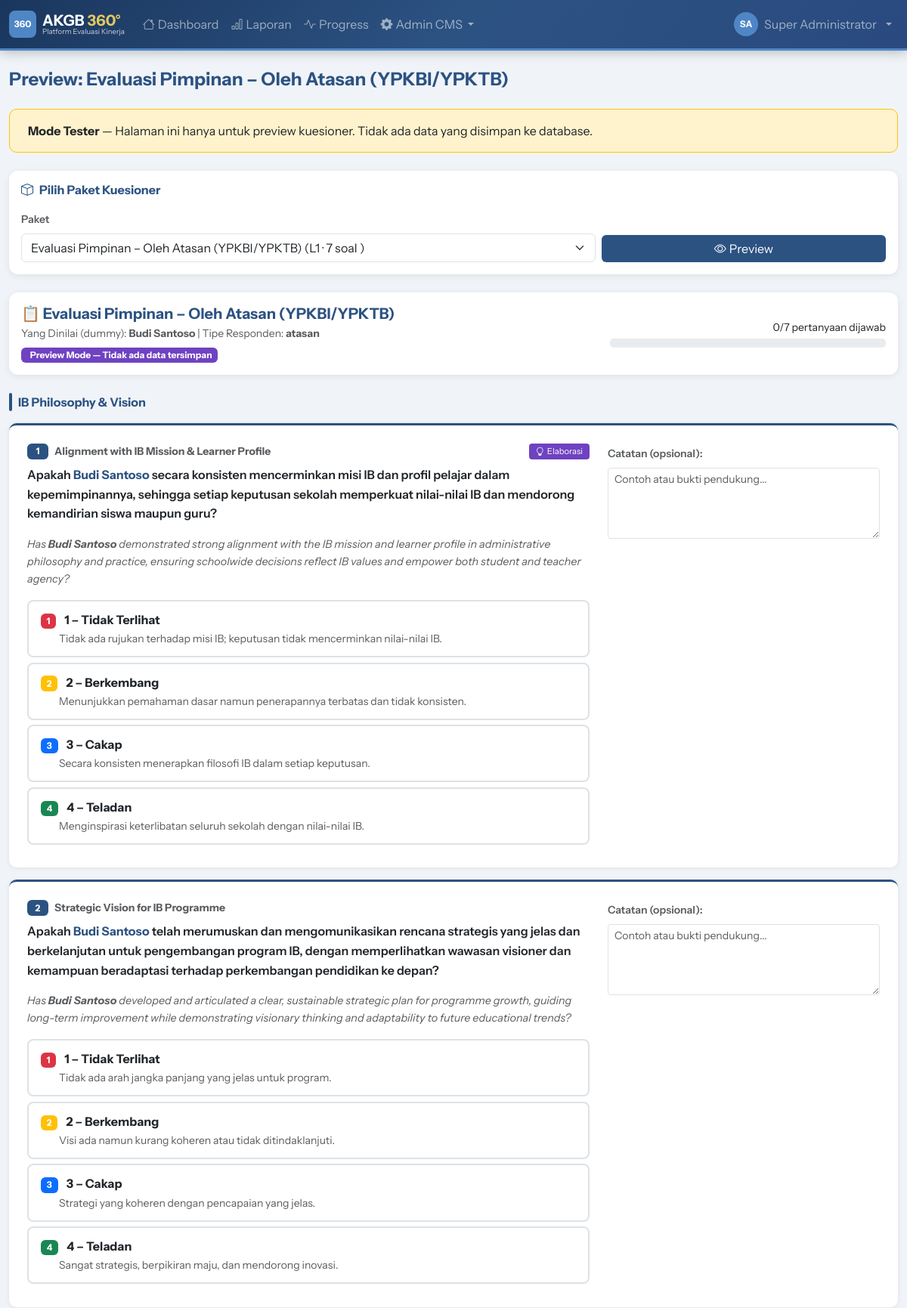
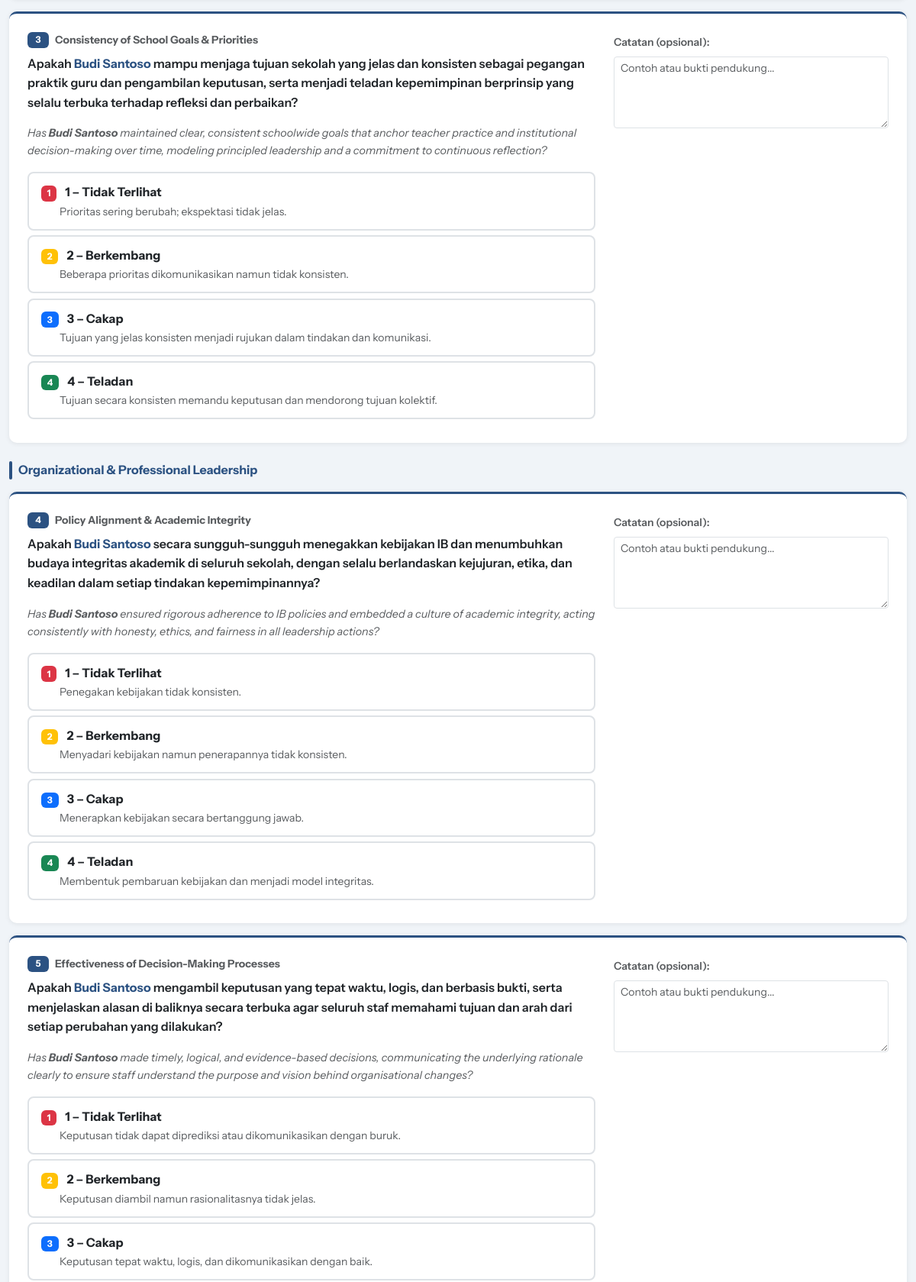
Page /demo/tester/index.php?pkg=1 (signed in, upper part) on the committed database (2 pictures, top to bottom).
### tables this page shows
CREATE TABLE `packages` (
  `id` int NOT NULL AUTO_INCREMENT,
  `code` varchar(20) NOT NULL,
  `name` varchar(200) NOT NULL,
  `eval_type_id` int NOT NULL,
  `period_id` int DEFAULT NULL COMMENT 'NULL = template global, ada nilai = terikat periode',
  `respondent_type` varchar(50) NOT NULL,
  `description` text,
  `is_self_reflection` tinyint(1) DEFAULT '0',
  `question_lang` enum('both','id','en') NOT NULL DEFAULT 'both',
  PRIMARY KEY (`id`),
  KEY `eval_type_id` (`eval_type_id`),
  KEY `period_id` (`period_id`),
  CONSTRAINT `packages_ibfk_1` FOREIGN KEY (`eval_type_id`) REFERENCES `eval_types` (`id`),
  CONSTRAINT `packages_ibfk_2` FOREIGN KEY (`period_id`) REFERENCES `eval_periods` (`id`) ON DELETE SET NULL
);

CREATE TABLE `package_questions` (
  `id` int NOT NULL AUTO_INCREMENT,
  `package_id` int NOT NULL,
  `question_id` int NOT NULL,
  `question_id_text_override` text COMMENT 'Override teks ID untuk paket ini (NULL = pakai master)',
  `question_en_text_override` text COMMENT 'Override teks EN untuk paket ini (NULL = pakai master)',
  `order_num` int DEFAULT '0',
  PRIMARY KEY (`id`),
  KEY `package_id` (`package_id`),
  KEY `question_id` (`question_id`),
  CONSTRAINT `package_questions_ibfk_1` FOREIGN KEY (`package_id`) REFERENCES `packages` (`id`) ON DELETE CASCADE,
  CONSTRAINT `package_questions_ibfk_2` FOREIGN KEY (`question_id`) REFERENCES `questions` (`id`)
);

CREATE TABLE `standards` (
  `id` int NOT NULL AUTO_INCREMENT,
  `domain_id` int NOT NULL,
  `name` varchar(250) NOT NULL,
  `description` text,
  `extended_description` text,
  `elaboration_id` text,
  `elaboration_en` text,
  `order_num` int DEFAULT '0',
  PRIMARY KEY (`id`),
  KEY `domain_id` (`domain_id`),
  CONSTRAINT `standards_ibfk_1` FOREIGN KEY (`domain_id`) REFERENCES `domains` (`id`)
);

CREATE TABLE `questions` (
  `id` int NOT NULL AUTO_INCREMENT,
  `standard_id` int NOT NULL,
  `question_id_text` text NOT NULL,
  `question_en_text` text NOT NULL,
  PRIMARY KEY (`id`),
  KEY `standard_id` (`standard_id`),
  CONSTRAINT `questions_ibfk_1` FOREIGN KEY (`standard_id`) REFERENCES `standards` (`id`)
);

CREATE TABLE `grade_descriptors` (
  `id` int NOT NULL AUTO_INCREMENT,
  `question_id` int NOT NULL,
  `grade` tinyint NOT NULL,
  `label_id` varchar(60) DEFAULT NULL,
  `label_en` varchar(60) DEFAULT NULL,
  `description_id` text,
  `description_en` text,
  PRIMARY KEY (`id`),
  KEY `question_id` (`question_id`),
  CONSTRAINT `grade_descriptors_ibfk_1` FOREIGN KEY (`question_id`) REFERENCES `questions` (`id`) ON DELETE CASCADE
);

### public_html/demo/tester/index.php (the view, shortened to what the rows shown need)
<?php
require_once __DIR__ . '/../includes/db.php';
require_once __DIR__ . '/../includes/functions.php';
require_once __DIR__ . '/../includes/layout.php';
$selectedPkgId = (int)($_GET['pkg'] ?? 0);
$selectedPkg   = null;
$questions     = [];
$descriptors   = [];
$byDomain      = [];
if ($selectedPkgId) {
    $selectedPkg = Database::fetchOne(
        "SELECT * FROM packages WHERE id = ?",
        [$selectedPkgId]
    );
    if ($selectedPkg) {
        $questions = Database::fetchAll("
            SELECT q.id,
                   COALESCE(pq.question_id_text_override, q.question_id_text) as question_id_text,
                   COALESCE(pq.question_en_text_override,  q.question_en_text)  as question_en_text,
                   s.name as standard_name, s.elaboration_id, s.elaboration_en,
                   d.name as domain_name, d.code as domain_code,
                   pq.order_num
            FROM package_questions pq
            JOIN questions q ON pq.question_id = q.id
            JOIN standards s ON q.standard_id = s.id
            JOIN domains d ON s.domain_id = d.id
            WHERE pq.package_id = ?
            ORDER BY pq.order_num
        ", [$selectedPkgId]);
        if (!empty($questions)) {
            $qIds = implode(',', array_column($questions, 'id'));
            $rows = Database::fetchAll(
                "SELECT * FROM grade_descriptors WHERE question_id IN ($qIds) ORDER BY question_id, grade"
            );
            foreach ($rows as $r) {
                $descriptors[$r['question_id']][$r['grade']] = $r;
            }
            foreach ($questions as $q) {
                $byDomain[$q['domain_name']][] = $q;
            }
        }
    }
}
$submittedGrades = $submittedGrades ?? [];
$dummyName = 'Budi Santoso';
?>
<?php if ($selectedPkg && empty($questions)): ?>
<div class="alert alert-warning">
  <i class="bi bi-exclamation-triangle me-2"></i>
  Paket ini belum memiliki pertanyaan.
</div>
<?php elseif ($selectedPkg && !empty($questions)):
?>
<div class="card mb-4">
  <div class="card-body">
    <div class="row align-items-center">
      <div class="col-md-8">
        <h5 class="fw-bold text-navy mb-1">
          <?= $selectedPkg['is_self_reflection'] ? '📝 Refleksi Mandiri' : '📋 ' . h($selectedPkg['name']) ?>
        </h5>
        <p class="text-muted mb-1 small">
          Yang Dinilai (dummy): <strong><?= h($dummyName) ?></strong>
          <?php if (!$selectedPkg['is_self_reflection']): ?>
          | Tipe Responden: <strong><?= h($selectedPkg['respondent_type']) ?></strong>
          <?php endif; ?>
        </p>
        <span class="badge" style="background:#6f42c1">
          <i class="bi bi-flask me-1"></i>Preview Mode — Tidak ada data tersimpan
        </span>
      </div>
    </div>
  </div>
</div>
<form method="POST" id="surveyForm">
  <?php $qNum = 0; foreach ($byDomain as $domainName => $domainQs): ?>
  <div class="mb-4">
    <div class="d-flex align-items-center gap-2 mb-3">
      <div style="width:4px;height:24px;background:var(--ktb-navy);border-radius:2px"></div>
      <h6 class="fw-bold text-navy mb-0"><?= h($domainName) ?></h6>
    </div>
    <?php foreach ($domainQs as $q): ?>
    <?php
      $qNum++;
      $savedGrade = (int)($submittedGrades[$q['id']] ?? 0);
      $isSaved    = $savedGrade >= 1 && $savedGrade <= 4;
    ?>
    <div class="question-card mb-3 <?= $isSaved ? 'border-success' : '' ?>">
      <div class="row">
        <div class="col-md-8">
          <div class="d-flex gap-2 mb-2">
            <span class="badge badge-navy" style="min-width:28px"><?= $qNum ?></span>
            <strong class="small text-muted"><?= h($q['standard_name']) ?></strong>
            <?php if (!empty($q['elaboration_id'])): ?>
            <button type="button" class="btn btn-sm ms-auto py-0 px-2"
              style="background:#6f42c1;color:white;font-size:.7rem"
              data-bs-toggle="modal"
              data-bs-target="#elabModal<?= $q['id'] ?>">
              <i class="bi bi-lightbulb me-1"></i>Elaborasi
            </button>
            <?php endif; ?>
          </div>
          <p class="fw-semibold mb-3" style="line-height:1.6">
            <?= str_replace(
                '[Nama]',
                '<strong class="text-navy">' . h($dummyName) . '</strong>',
                h($q['question_id_text'])
            ) ?>
          </p>
          <?php if (!empty($q['question_en_text'])): ?>
          <p class="text-muted mb-3" style="line-height:1.6;font-style:italic;font-size:.9rem">
            <?= str_replace(
                '[Name]',
                '<strong>' . h($dummyName) . '</strong>',
                h($q['question_en_text'])
            ) ?>
          </p>
          <?php endif; ?>
          <?php $gradeColors = ['1'=>'danger','2'=>'warning','3'=>'primary','4'=>'success']; ?>
          <?php foreach (range(1,4) as $g): ?>
          <?php $desc = $descriptors[$q['id']][$g] ?? null; ?>
          <div class="mb-1">
            <label for="g<?= $q['id'] ?>_<?= $g ?>">
              <span class="badge bg-<?= $gradeColors[$g] ?> me-2"><?= $g ?></span>
              <strong><?= h($desc['label_id'] ?? "Grade $g") ?></strong>
              <?php if ($desc): ?>
              <br><small class="text-muted ms-4"><?= h($desc['description_id']) ?></small>
              <?php endif; ?>
            </label>
          </div>
          <?php endforeach; ?>
        </div>
        <div class="col-md-4">
          <label class="form-label small text-muted fw-semibold">Catatan (opsional):</label>
          <textarea name="notes[<?= $q['id'] ?>]" class="form-control form-control-sm" rows="4"
            placeholder="Contoh atau bukti pendukung..."></textarea>
        </div>
      </div>
    </div>
    <?php endforeach; ?>
  </div>
  <?php endforeach; ?>
</form>
<?php endif; ?>
<?php
$content = ob_get_clean();
$pageTitle = $selectedPkg ? 'Preview: ' . $selectedPkg['name'] : 'Tester — Preview Kuesioner';
pageWrapper($pageTitle, $content);

### public_html/demo/includes/layout.php (shortened to what the rows shown need)
<?php
function renderHead(string $title = '', string $extraCss = ''): void {
    $t    = $title ? h($title) . ' — ' : '';
    $base = APP_URL;
    echo "<!DOCTYPE html>
<html lang='id'>
<head>
<meta charset='UTF-8'>
<meta name='viewport' content='width=device-width, initial-scale=1.0'>
<title>{$t}AKGB 360</title>
<link rel='preconnect' href='https://fonts.googleapis.com'>
<link rel='preconnect' href='https://fonts.gstatic.com' crossorigin>
<link rel='stylesheet' href='https://fonts.googleapis.com/css2?family=Instrument+Sans:ital,wght@0,400;0,500;0,600;0,700;1,400;1,600&display=swap'>
<link rel='stylesheet' href='https://cdnjs.cloudflare.com/ajax/libs/bootstrap/5.3.2/css/bootstrap.min.css'>
<link rel='stylesheet' href='https://cdnjs.cloudflare.com/ajax/libs/bootstrap-icons/1.11.3/font/bootstrap-icons.min.css'>
<link rel='stylesheet' href='https://cdnjs.cloudflare.com/ajax/libs/datatables/1.10.21/css/dataTables.bootstrap5.min.css'>
<link rel='stylesheet' href='{$base}/assets/css/style.css'>
{$extraCss}
</head>
<body>";
}
function renderFooter(): void {
    $base = APP_URL;
    echo "
<footer class='ktb-footer mt-auto py-3'>
  <div class='container-fluid text-center small'>
    <span class='opacity-50'>AKGB 360 — Platform Evaluasi Kinerja 360 Derajat</span>
  </div>
</footer>
<script src='https://cdnjs.cloudflare.com/ajax/libs/bootstrap/5.3.2/js/bootstrap.bundle.min.js'></script>
<script src='https://cdnjs.cloudflare.com/ajax/libs/jquery/3.7.1/jquery.min.js'></script>
<script src='https://cdnjs.cloudflare.com/ajax/libs/datatables/1.10.21/js/jquery.dataTables.min.js'></script>
<script src='https://cdnjs.cloudflare.com/ajax/libs/datatables/1.10.21/js/dataTables.bootstrap5.min.js'></script>
<script src='https://cdnjs.cloudflare.com/ajax/libs/Chart.js/4.4.1/chart.umd.min.js'></script>
<script src='https://cdnjs.cloudflare.com/ajax/libs/sweetalert2/11.10.1/sweetalert2.all.min.js'></script>
<script src='{$base}/assets/js/app.js'></script>
</body></html>";
}
function pageWrapper(string $title, string $content, string $extraCss = ''): void {
    renderHead($title, $extraCss);
    echo '<div class="container-fluid py-4 flex-grow-1">';
    echo '<div class="d-flex justify-content-between align-items-center mb-4">';
    echo '<h4 class="mb-0 fw-bold text-navy">' . h($title) . '</h4>';
    echo '</div>';
    echo $content;
    echo '</div>';
    renderFooter();
}

### rows in the picture
packages: name "Preview: Evaluasi Pimpinan – Oleh Atasan (YPKBI/YPKTB)", name "Evaluasi Pimpinan – Oleh Atasan (YPKBI/YPKTB)", respondent_type "atasan"
package_questions: standards.name "Alignment with IB Mission & Learner Profile", question_id_text "Apakah Budi Santoso secara konsisten mencerminkan misi IB dan profil pelajar dalam kepemimpinannya, sehingga setiap keputusan sekolah memperkuat nilai-nilai IB dan mendorong kemandirian siswa maupun guru?", question_en_text "Has Budi Santoso demonstrated strong alignment with the IB mission and learner profile in administrative philosophy and practice, ensuring schoolwide decisions reflect IB values and empower both student and teacher agency?", g "1", question.label_id "1 – Tidak Terlihat", question.description_id "Tidak ada rujukan terhadap misi IB; keputusan tidak mencerminkan nilai-nilai IB.", g "2", question.label_id "2 – Berkembang", question.description_id "Menunjukkan pemahaman dasar namun penerapannya terbatas dan tidak konsisten.", g "3", question.label_id "3 – Cakap", question.description_id "Secara konsisten menerapkan filosofi IB dalam setiap keputusan.", g "4", question.label_id "4 – Teladan", question.description_id "Menginspirasi keterlibatan seluruh sekolah dengan nilai-nilai IB.", question "Contoh atau bukti pendukung..."
package_questions: standards.name "Strategic Vision for IB Programme", question_id_text "Apakah Budi Santoso telah merumuskan dan mengomunikasikan rencana strategis yang jelas dan berkelanjutan untuk pengembangan program IB, dengan memperlihatkan wawasan visioner dan kemampuan beradaptasi terhadap perkembangan pendidikan ke depan?", question_en_text "Has Budi Santoso developed and articulated a clear, sustainable strategic plan for programme growth, guiding long-term improvement while demonstrating visionary thinking and adaptability to future educational trends?", g "1", question.label_id "1 – Tidak Terlihat", question.description_id "Tidak ada arah jangka panjang yang jelas untuk program.", g "2", question.label_id "2 – Berkembang", question.description_id "Visi ada namun kurang koheren atau tidak ditindaklanjuti.", g "3", question.label_id "3 – Cakap", question.description_id "Strategi yang koheren dengan pencapaian yang jelas.", g "4", question.label_id "4 – Teladan", question.description_id "Sangat strategis, berpikiran maju, dan mendorong inovasi.", question "Contoh atau bukti pendukung..."
package_questions: standards.name "Consistency of School Goals & Priorities", question_id_text "Apakah Budi Santoso mampu menjaga tujuan sekolah yang jelas dan konsisten sebagai pegangan praktik guru dan pengambilan keputusan, serta menjadi teladan kepemimpinan berprinsip yang selalu terbuka terhadap refleksi dan perbaikan?", question_en_text "Has Budi Santoso maintained clear, consistent schoolwide goals that anchor teacher practice and institutional decision-making over time, modeling principled leadership and a commitment to continuous reflection?", g "1", question.label_id "1 – Tidak Terlihat", question.description_id "Prioritas sering berubah; ekspektasi tidak jelas.", g "2", question.label_id "2 – Berkembang", question.description_id "Beberapa prioritas dikomunikasikan namun tidak konsisten.", g "3", question.label_id "3 – Cakap", question.description_id "Tujuan yang jelas konsisten menjadi rujukan dalam tindakan dan komunikasi.", g "4", question.label_id "4 – Teladan", question.description_id "Tujuan secara konsisten memandu keputusan dan mendorong tujuan kolektif.", question "Contoh atau bukti pendukung..."
package_questions: standards.name "Policy Alignment & Academic Integrity", question_id_text "Apakah Budi Santoso secara sungguh-sungguh menegakkan kebijakan IB dan menumbuhkan budaya integritas akademik di seluruh sekolah, dengan selalu berlandaskan kejujuran, etika, dan keadilan dalam setiap tindakan kepemimpinannya?", question_en_text "Has Budi Santoso ensured rigorous adherence to IB policies and embedded a culture of academic integrity, acting consistently with honesty, ethics, and fairness in all leadership actions?", g "1", question.label_id "1 – Tidak Terlihat", question.description_id "Penegakan kebijakan tidak konsisten.", g "2", question.label_id "2 – Berkembang", question.description_id "Menyadari kebijakan namun penerapannya tidak konsisten.", g "3", question.label_id "3 – Cakap", question.description_id "Menerapkan kebijakan secara bertanggung jawab.", g "4", question.label_id "4 – Teladan", question.description_id "Membentuk pembaruan kebijakan dan menjadi model integritas.", question "Contoh atau bukti pendukung..."
package_questions: standards.name "Effectiveness of Decision-Making Processes", question_id_text "Apakah Budi Santoso mengambil keputusan yang tepat waktu, logis, dan berbasis bukti, serta menjelaskan alasan di baliknya secara terbuka agar seluruh staf memahami tujuan dan arah dari setiap perubahan yang dilakukan?", question_en_text "Has Budi Santoso made timely, logical, and evidence-based decisions, communicating the underlying rationale clearly to ensure staff understand the purpose and vision behind organisational changes?", g "1", question.label_id "1 – Tidak Terlihat", question.description_id "Keputusan tidak dapat diprediksi atau dikomunikasikan dengan buruk.", g "2", question.label_id "2 – Berkembang", question.description_id "Keputusan diambil namun rasionalitasnya tidak jelas.", g "3", question.label_id "3 – Cakap", question.description_id "Keputusan tepat waktu, logis, dan dikomunikasikan dengan baik.", question "Contoh atau bukti pendukung..."

### other values in the picture
$initials "SA"
$name "Super Administrator"
$dummyName "Budi Santoso"
$answered "0"
$totalQ "7"
$domainName "IB Philosophy & Vision"
$domainName "Organizational & Professional Leadership"
form field pkg "Evaluasi Pimpinan – Oleh Atasan (YPKBI/YPKTB) (L1 · 7 soal )"
